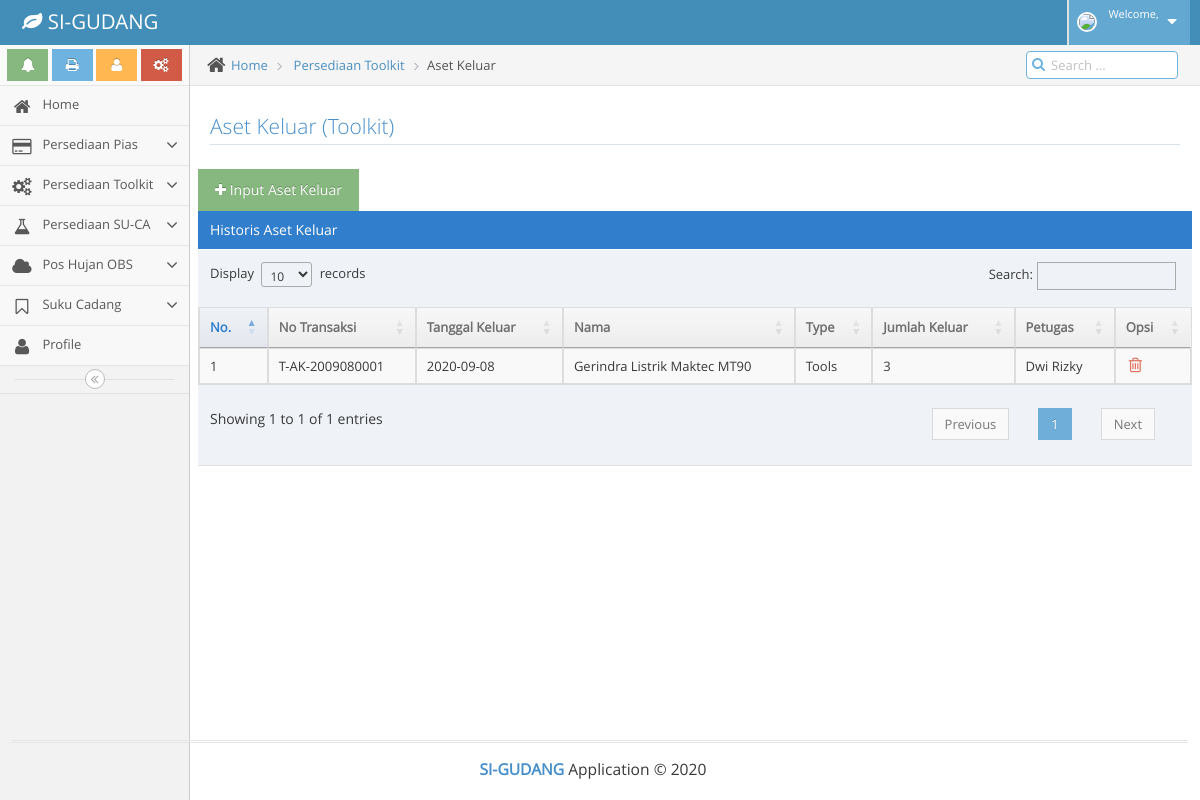
Screenshot of /index.php/asetkeluar with the database file from the repository.
### tables this page shows
CREATE TABLE `aset_keluar` (
  `id_aset_keluar` varchar(168) NOT NULL,
  `user_id` int(11) NOT NULL,
  `aset_id` varchar(10) NOT NULL,
  `jumlah_keluar` bigint(20) NOT NULL,
  `tanggal_keluar` date NOT NULL
);

CREATE TABLE `tbl_brg` (
  `kode_brg` char(16) NOT NULL,
  `nama_brg` varchar(60) NOT NULL,
  `type_id` int(11) NOT NULL,
  `merk` varchar(125) NOT NULL,
  `no_seri` varchar(48) NOT NULL,
  `stok` int(11) NOT NULL,
  `gambar` varchar(225) NOT NULL
);

CREATE TABLE `tbl_type` (
  `id_type` int(11) NOT NULL,
  `nama_type` varchar(50) NOT NULL
);

CREATE TABLE `user` (
  `id` int(11) NOT NULL,
  `name` varchar(128) NOT NULL,
  `email` varchar(128) NOT NULL,
  `last_login` datetime NOT NULL,
  `nomor` varchar(13) NOT NULL,
  `image` varchar(128) NOT NULL,
  `password` varchar(256) NOT NULL,
  `role_id` int(11) NOT NULL,
  `is_active` int(1) NOT NULL,
  `date_created` int(11) NOT NULL
);

### application/controllers/Asetkeluar.php (called while the page is built, shortened)
<?php
class  Asetkeluar extends CI_Controller
{
    public function __construct()
    {
        $this->load->helper('url');
        $this->load->helper('form');
        $this->load->model('Aset_model', 'asetm');
        $this->load->library('form_validation');
    }
    public function index ()
    {
        $data['title'] = 'Daftar Aset Keluar';
        $data['user'] = $this->db->get_where('user', ['email' => $this->session->userdata('email')]) -> row_array();
        $this->load->library('session');
         $data['asetkeluar'] = $this->asetm->getAsetKeluar();
        $this->load->view('user/asetkeluar', $data);
    }
}

### index.php (called while the page is built, shortened)
<?php
require_once BASEPATH.'core/CodeIgniter.php';

### application/models/Aset_model.php (called while the page is built, shortened)
<?php
class Aset_model extends CI_Model
{
    public function getAsetKeluar($limit = null, $kode_brg = null, $range = null)
    {
        $this->db->select('*');
        $this->db->join('user u', 'bk.user_id = u.id');
        $this->db->join('tbl_brg b', 'bk.aset_id = b.kode_brg');
         $this->db->join('tbl_type j', 'b.type_id = j.id_type');
        $this->db->order_by('id_aset_keluar', 'DESC');
        return $this->db->get('aset_keluar bk')->result_array();
    }
}

### application/views/user/asetkeluar.php (the view, shortened to what this page needs)
<!DOCTYPE html>
<html lang="en">
	<body class="no-skin">
		<div class="main-container" id="main-container">
			</div>
			<div class="main-content">
				<div class="main-content-inner">
					<div class="breadcrumbs" id="breadcrumbs">
						<ul class="breadcrumb">
							<li>
								<i class="ace-icon fa fa-home home-icon"></i>
								<a href="<?= base_url ('user') ;?>">Home</a>
							</li>
							<li>
								<a href="<?= base_url ('dataaset') ;?>">Persediaan Toolkit</a>
							</li>
							<li class="active">Aset Keluar</li>
						</ul>
						<div class="nav-search" id="nav-search">
							<form class="form-search">
								<span class="input-icon">
									<input type="text" placeholder="Search ..." class="nav-search-input" id="nav-search-input" autocomplete="off" >
									<i class="ace-icon fa fa-search nav-search-icon"></i>
								</span>
							</form>
						</div>
					</div>
					<div class="page-content">
								<div class="row">
									<div class="col-xs-12">
										<h3 class="header smaller lighter blue">Aset Keluar (Toolkit)</h3>
										</div>
										<div class="col-auto">
							                <a href="<?= base_url('addasetkeluar'); ?>" class="btn btn-success">
							                    <span class="icon">
							                        <i class="fa fa-plus"></i>
							                    </span>
							                    <span class="text">
							                        Input Aset Keluar
							                    </span>
							                </a>
							            </div>
										<div class="clearfix">
										<div class="table-header">
											Historis Aset Keluar
										</div>
										<div>
											<table id="example" class="table table-striped table-bordered table-hover">
												<thead>
													<tr>
														<th>No. </th>
									                    <th>No Transaksi</th>
									                    <th>Tanggal Keluar</th>
									                    <th>Nama</th>
									                    <th>Type</th>
									                    <th>Jumlah Keluar</th>
									                    <th>Petugas</th>
														<th >Opsi</th>
													</tr>
												</thead>
												<tbody>
													<tr>
									               <?php $i = 1;
									                    foreach ($asetkeluar as $ak) :
									                        ?>
														 <td><?= $i;?></td>
							                            <td><?= $ak['id_aset_keluar']; ?></td>
							                            <td><?= $ak['tanggal_keluar']; ?></td>
							                            <td><?= $ak['nama_brg']; ?></td>
							                            <td><?= $ak['nama_type']; ?></td>
							                            <td><?= $ak['jumlah_keluar']; ?></td>
							                            <td><?= $ak['name']; ?></td>
														<td>
															<div class="hidden-sm hidden-xs action-buttons">
																<a class="red" href="<?= base_url('asetkeluar/delete/') . $ak['id_aset_keluar'] ?>" onclick="javascript: return confirm('Apakah yakin menghapus')">
																	<i class="ace-icon fa fa-trash-o bigger-130"></i>
																</a>
															</div>
														</td>
													</tr>
														 <?php $i++; ?>
													<?php endforeach; ?>
												</tbody>
											</table>
										</div>
									</div>
								</div>
											</div>
										</div>
									</div>
								</div>
						<div class="row">
							<div class="col-xs-12">
							</div>
						</div>
		<div class="footer">
				<div class="footer-inner">
					<div class="footer-content">
						<span class="bigger-120">
							<span class="blue bolder">SI-GUDANG</span>
							Application &copy;  <?= date ('Y'); ?>
						</span>
					</div>
				</div>
			</div>
		<link rel="stylesheet" href="<?= base_url('assets/') ;?>css/ace.onpage-help.css" >
		<link rel="stylesheet" href="<?= base_url('assets/') ;?>docs/assets/js/themes/sunburst.css" >
	</body>
</html>

### rows the page displays
aset_keluar: id_aset_keluar "T-AK-2009080001", tanggal_keluar "2020-09-08", tbl_brg.nama_brg "Gerindra Listrik Maktec MT90", tbl_type.nama_type "Tools", jumlah_keluar "3", user.name "Dwi Rizky"

### other values shown
date ('Y') "2020"
